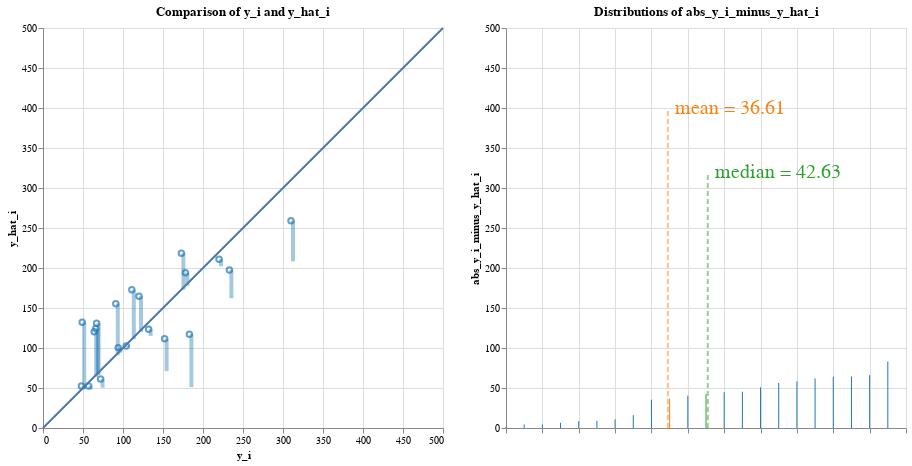

Source (notebook cell):
### Code cell
# mean absolute error
########### BEGIN COMPUTATION GRAPH ##########
## Everything below can be extracted from the abstract syntax tree

abs_y_i_minus_y_hat_i = np.abs(y_i_minus_y_hat_i)
mean_abs_error = np.mean(abs_y_i_minus_y_hat_i)
data_dict['abs_y_i_minus_y_hat_i'] = abs_y_i_minus_y_hat_i
data_dict['mean_abs_error'] = mean_abs_error

mean = ComputationNode('mean', None, 'mean', input_data=['abs_y_i_minus_y_hat_i'], output_data='mean_abs_error')
abs_y_i_minus_y_hat_i_node = ComputationNode('abs_y_i_minus_y_hat_i', mean, 'vector_abs', input_data=['y_i_minus_y_hat_i'], output_data='abs_y_i_minus_y_hat_i')
vector_difference_residuals = ComputationNode('vector_difference_residuals', abs_y_i_minus_y_hat_i_node, 'vector_diff', input_data=['y_i', 'y_hat_i'], output_data='y_i_minus_y_hat_i')
y_i_res_node = ComputationNode('literal_yi_res', vector_difference_residuals, 'vector', output_data='y_i')
y_hat_node = ComputationNode('literal_yhat', vector_difference_residuals, 'vector', output_data='y_hat_i')

parser = ComputationTreeParser(mean)
parser.parse_computation_tree()
vis_containers = parser.visualization_containers
########### END COMPUTATION GRAPH ##########
# print("vis_containers is ")
# [vc.pp() for vc in vis_containers]
r = AltairRenderer(vis_containers, data_dict, input_vars=input_vars)
charts = r.convert_to_charts()

charts.display()

### Figure 1 — Vega-Lite specification as saved in the notebook (floating-point values rounded to 4 significant figures)
{"config": {"view": {"continuousWidth": 400, "continuousHeight": 300}}, "hconcat": [{"layer": [{"data": {"name": "data-fb1be0ef7e836864f057dd2e03749664"}, "mark": "point", "encoding": {"color": {"condition": {"value": "yellow", "selection": "selector002"}, "field": "color", "legend": null, "scale": {"scheme": "category10"}, "type": "nominal"}, "tooltip": [{"field": "age", "type": "quantitative"}, {"field": "bmi", "type": "quantitative"}, {"field": "bp", "type": "quantitative"}, {"field": "glu", "type": "quantitative"}, {"field": "hdl", "type": "quantitative"}, {"field": "id", "type": "quantitative"}, {"field": "ldl", "type": "quantitative"}, {"field": "ltg", "type": "quantitative"}, {"field": "sex", "type": "quantitative"}, {"field": "tc", "type": "quantitative"}, {"field": "tch", "type": "quantitative"}, {"field": "y_hat_i", "type": "quantitative"}, {"field": "y_i", "type": "quantitative"}], "x": {"axis": {"title": "y_i"}, "field": "x", "scale": {"domain": [0, 500]}, "type": "quantitative"}, "y": {"axis": {"title": "y_hat_i"}, "field": "y", "scale": {"domain": [0, 500]}, "type": "quantitative"}}, "height": 400.0, "title": "Comparison of y_i and y_hat_i", "width": 400.0}, {"data": {"name": "data-8407600757fae5a084b9f30520f46689"}, "mark": {"type": "rect", "opacity": 0.4}, "encoding": {"color": {"condition": {"value": "yellow", "selection": "selector002"}, "field": "color-ratio", "legend": null, "scale": {"scheme": "category10"}, "type": "nominal"}, "x": {"field": "x-ratio", "scale": {"domain": [0, 500]}, "type": "quantitative"}, "x2": {"field": "x2-ratio"}, "y": {"field": "y-ratio", "scale": {"domain": [0, 500]}, "type": "quantitative"}, "y2": {"field": "y2-ratio"}}, "selection": {"selector002": {"type": "single", "fields": ["id"], "on": "mouseover", "empty": "none"}}}, {"data": {"name": "data-e18c70fdf05de719b9350ab397f3d2c9"}, "mark": "line", "encoding": {"x": {"field": "x", "type": "quantitative"}, "y": {"field": "y", "type": "quantitative"}}}]}, {"layer": [{"data": {"name": "data-586785e0033fed260429fcdea79091cf"}, "mark": "line", "encoding": {"color": {"condition": {"value": "yellow", "selection": "selector002"}, "field": "color", "legend": null, "scale": {"scheme": "category10"}, "type": "nominal"}, "tooltip": [{"field": "age", "type": "quantitative"}, {"field": "bmi", "type": "quantitative"}, {"field": "bp", "type": "quantitative"}, {"field": "glu", "type": "quantitative"}, {"field": "hdl", "type": "quantitative"}, {"field": "id", "type": "quantitative"}, {"field": "ldl", "type": "quantitative"}, {"field": "ltg", "type": "quantitative"}, {"field": "sex", "type": "quantitative"}, {"field": "tc", "type": "quantitative"}, {"field": "tch", "type": "quantitative"}, {"field": "y_hat_i", "type": "quantitative"}, {"field": "y_i", "type": "quantitative"}], "x": {"axis": {"labels": false, "title": ""}, "field": "x", "type": "quantitative"}, "x2": {"field": "x2"}, "y": {"axis": {"title": "abs_y_i_minus_y_hat_i"}, "field": "y", "scale": {"domain": [0, 500]}, "type": "quantitative"}, "y2": {"field": "y2"}}, "height": 400.0, "selection": {"selector002": {"type": "single", "fields": ["id"], "on": "mouseover", "empty": "none"}}, "title": "Distributions of abs_y_i_minus_y_hat_i", "width": 400.0}, {"data": {"name": "data-622f3a604a6d1d23f48521bc53864b8e"}, "mark": {"type": "line", "opacity": 0.5, "strokeDash": [5, 3], "strokeWidth": 2}, "encoding": {"color": {"field": "color", "legend": null, "scale": {"scheme": "category10"}, "type": "nominal"}, "x": {"field": "x", "type": "quantitative"}, "y": {"field": "y", "type": "quantitative"}}}, {"data": {"name": "data-622f3a604a6d1d23f48521bc53864b8e"}, "mark": {"type": "text", "align": "left", "baseline": "middle", "dx": 7, "fontSize": 20}, "encoding": {"color": {"field": "color", "legend": null, "scale": {"scheme": "category10"}, "type": "nominal"}, "text": {"value": "mean = 36.61"}, "x": {"field": "x", "type": "quantitative"}, "y": {"field": "y", "type": "quantitative"}}, "transform": [{"filter": "(datum.y > 0)"}]}, {"data": {"name": "data-6a6a0832a82554466b144c42cf0d0d4b"}, "mark": {"type": "line", "opacity": 0.5, "strokeDash": [5, 3], "strokeWidth": 2}, "encoding": {"color": {"field": "color", "legend": null, "scale": {"scheme": "category10"}, "type": "nominal"}, "x": {"field": "x", "type": "quantitative"}, "y": {"field": "y", "type": "quantitative"}}}, {"data": {"name": "data-6a6a0832a82554466b144c42cf0d0d4b"}, "mark": {"type": "text", "align": "left", "baseline": "middle", "dx": 7, "fontSize": 20}, "encoding": {"color": {"field": "color", "legend": null, "scale": {"scheme": "category10"}, "type": "nominal"}, "text": {"value": "median = 42.63"}, "x": {"field": "x", "type": "quantitative"}, "y": {"field": "y", "type": "quantitative"}}, "transform": [{"filter": "(datum.y > 0)"}]}]}], "$schema": "https://vega.github.io/schema/vega-lite/v4.17.0.json", "datasets": {"data-fb1be0ef7e836864f057dd2e03749664": [{"linediff": 35.38, "color": "abs_y_i_minus_y_hat_i", "x": 233.0, "y": 197.6, "abs_y_i_minus_y_hat_i": 35.38, "id": 0, "y_i": 233.0, "y_hat_i": 197.6, "age": -0.07817, "sex": 0.05068, "bmi": 0.07786, "bp": 0.05286, "tc": 0.07824, "ldl": 0.06445, "hdl": 0.02655, "tch": -0.002592, "ltg": 0.04067, "glu": -0.009362}, {"linediff": -64.44, "color": "abs_y_i_minus_y_hat_i", "x": 91.0, "y": 155.4, "abs_y_i_minus_y_hat_i": 64.44, "id": 1, "y_i": 91.0, "y_hat_i": 155.4, "age": 0.009016, "sex": 0.05068, "bmi": -0.03962, "bp": 0.02876, "tc": 0.03833, "ldl": 0.07353, "hdl": -0.07285, "tch": 0.1081, "ltg": 0.01557, "glu": -0.04664}, {"linediff": -61.89, "color": "abs_y_i_minus_y_hat_i", "x": 111.0, "y": 172.9, "abs_y_i_minus_y_hat_i": 61.89, "id": 2, "y_i": 111.0, "y_hat_i": 172.9, "age": 0.001751, "sex": 0.05068, "bmi": 0.01104, "bp": -0.01944, "tc": -0.0167, "ldl": -0.003819, "hdl": -0.04708, "tch": 0.03431, "ltg": 0.02406, "glu": 0.02377}, {"linediff": 40.47, "color": "abs_y_i_minus_y_hat_i", "x": 152.0, "y": 111.5, "abs_y_i_minus_y_hat_i": 40.47, "id": 3, "y_i": 152.0, "y_hat_i": 111.5, "age": -0.07817, "sex": -0.04464, "bmi": -0.0407, "bp": -0.08141, "tc": -0.1006, "ldl": -0.1128, "hdl": 0.02287, "tch": -0.07639, "ltg": -0.02029, "glu": -0.05078}, {"linediff": -44.79, "color": "abs_y_i_minus_y_hat_i", "x": 120.0, "y": 164.8, "abs_y_i_minus_y_hat_i": 44.79, "id": 4, "y_i": 120.0, "y_hat_i": 164.8, "age": 0.03081, "sex": 0.05068, "bmi": -0.03423, "bp": 0.04367, "tc": 0.0576, "ldl": 0.06883, "hdl": -0.03236, "tch": 0.05756, "ltg": 0.03546, "glu": 0.08591}, {"linediff": -64.07, "color": "abs_y_i_minus_y_hat_i", "x": 67.0, "y": 131.1, "abs_y_i_minus_y_hat_i": 64.07, "id": 5, "y_i": 67.0, "y_hat_i": 131.1, "age": -0.03457, "sex": 0.05068, "bmi": 0.00565, "bp": -0.00567, "tc": -0.07312, "ldl": -0.06269, "hdl": -0.006584, "tch": -0.03949, "ltg": -0.04542, "glu": 0.03206}, {"linediff": 50.88, "color": "abs_y_i_minus_y_hat_i", "x": 310.0, "y": 259.1, "abs_y_i_minus_y_hat_i": 50.88, "id": 6, "y_i": 310.0, "y_hat_i": 259.1, "age": 0.04897, "sex": 0.05068, "bmi": 0.08864, "bp": 0.08729, "tc": 0.03558, "ldl": 0.02155, "hdl": -0.02499, "tch": 0.03431, "ltg": 0.06605, "glu": 0.1315}, {"linediff": -6.479, "color": "abs_y_i_minus_y_hat_i", "x": 94.0, "y": 100.5, "abs_y_i_minus_y_hat_i": 6.479, "id": 7, "y_i": 94.0, "y_hat_i": 100.5, "age": -0.04184, "sex": -0.04464, "bmi": -0.03315, "bp": -0.02288, "tc": 0.04659, "ldl": 0.04159, "hdl": 0.056, "tch": -0.02473, "ltg": -0.02595, "glu": -0.03836}, {"linediff": 65.94, "color": "abs_y_i_minus_y_hat_i", "x": 183.0, "y": 117.1, "abs_y_i_minus_y_hat_i": 65.94, "id": 8, "y_i": 183.0, "y_hat_i": 117.1, "age": -0.009147, "sex": -0.04464, "bmi": -0.05686, "bp": -0.05043, "tc": 0.02182, "ldl": 0.04535, "hdl": -0.02867, "tch": 0.03431, "ltg": -0.009919, "glu": -0.01765}, {"linediff": -58.3, "color": "abs_y_i_minus_y_hat_i", "x": 66.0, "y": 124.3, "abs_y_i_minus_y_hat_i": 58.3, "id": 9, "y_i": 66.0, "y_hat_i": 124.3, "age": 0.07077, "sex": 0.05068, "bmi": -0.031, "bp": 0.02187, "tc": -0.03734, "ldl": -0.04703, "hdl": 0.03391, "tch": -0.03949, "ltg": -0.01496, "glu": -0.001078}, {"linediff": -45.37, "color": "abs_y_i_minus_y_hat_i", "x": 173.0, "y": 218.4, "abs_y_i_minus_y_hat_i": 45.37, "id": 10, "y_i": 173.0, "y_hat_i": 218.4, "age": 0.009016, "sex": -0.04464, "bmi": 0.05523, "bp": -0.00567, "tc": 0.0576, "ldl": 0.04472, "hdl": -0.002903, "tch": 0.02324, "ltg": 0.05569, "glu": 0.1066}, {"linediff": 10.8, "color": "abs_y_i_minus_y_hat_i", "x": 72.0, "y": 61.2, "abs_y_i_minus_y_hat_i": 10.8, "id": 11, "y_i": 72.0, "y_hat_i": 61.2, "age": -0.02731, "sex": -0.04464, "bmi": -0.0601, "bp": -0.02977, "tc": 0.04659, "ldl": 0.01998, "hdl": 0.1223, "tch": -0.03949, "ltg": -0.0514, "glu": -0.009362}, {"linediff": -83.25, "color": "abs_y_i_minus_y_hat_i", "x": 49.0, "y": 132.2, "abs_y_i_minus_y_hat_i": 83.25, "id": 12, "y_i": 49.0, "y_hat_i": 132.2, "age": 0.01628, "sex": -0.04464, "bmi": 0.001339, "bp": 0.008101, "tc": 0.005311, "ldl": 0.0109, "hdl": 0.03023, "tch": -0.03949, "ltg": -0.04542, "glu": 0.03206}, {"linediff": -56.33, "color": "abs_y_i_minus_y_hat_i", "x": 64.0, "y": 120.3, "abs_y_i_minus_y_hat_i": 56.33, "id": 13, "y_i": 64.0, "y_hat_i": 120.3, "age": -0.01278, "sex": -0.04464, "bmi": -0.02345, "bp": -0.0401, "tc": -0.0167, "ldl": 0.004636, "hdl": -0.01763, "tch": -0.002592, "ltg": -0.03846, "glu": -0.03836}, {"linediff": -4.545, "color": "abs_y_i_minus_y_hat_i", "x": 48.0, "y": 52.55, "abs_y_i_minus_y_hat_i": 4.545, "id": 14, "y_i": 48.0, "y_hat_i": 52.55, "age": -0.05637, "sex": -0.04464, "bmi": -0.07411, "bp": -0.05043, "tc": -0.02496, "ldl": -0.04703, "hdl": 0.09282, "tch": -0.07639, "ltg": -0.06118, "glu": -0.04664}, {"linediff": -16.04, "color": "abs_y_i_minus_y_hat_i", "x": 178.0, "y": 194.0, "abs_y_i_minus_y_hat_i": 16.04, "id": 15, "y_i": 178.0, "y_hat_i": 194.0, "age": 0.04171, "sex": 0.05068, "bmi": 0.01966, "bp": 0.05974, "tc": -0.005697, "ldl": -0.002566, "hdl": -0.02867, "tch": -0.002592, "ltg": 0.03119, "glu": 0.007207}, {"linediff": 1.424, "color": "abs_y_i_minus_y_hat_i", "x": 104.0, "y": 102.6, "abs_y_i_minus_y_hat_i": 1.424, "id": 16, "y_i": 104.0, "y_hat_i": 102.6, "age": -0.005515, "sex": 0.05068, "bmi": -0.01591, "bp": -0.06764, "tc": 0.04934, "ldl": 0.07917, "hdl": -0.02867, "tch": 0.03431, "ltg": -0.01811, "glu": 0.04449}, {"linediff": 8.432, "color": "abs_y_i_minus_y_hat_i", "x": 132.0, "y": 123.6, "abs_y_i_minus_y_hat_i": 8.432, "id": 17, "y_i": 132.0, "y_hat_i": 123.6, "age": 0.04171, "sex": 0.05068, "bmi": -0.01591, "bp": 0.01729, "tc": -0.03734, "ldl": -0.01384, "hdl": -0.02499, "tch": -0.01108, "ltg": -0.04688, "glu": 0.01549}, {"linediff": 8.965, "color": "abs_y_i_minus_y_hat_i", "x": 220.0, "y": 211.0, "abs_y_i_minus_y_hat_i": 8.965, "id": 18, "y_i": 220.0, "y_hat_i": 211.0, "age": -0.04547, "sex": -0.04464, "bmi": 0.03906, "bp": 0.001215, "tc": 0.01632, "ldl": 0.01528, "hdl": -0.02867, "tch": 0.02656, "ltg": 0.04453, "glu": -0.02593}, {"linediff": 4.398, "color": "abs_y_i_minus_y_hat_i", "x": 57.0, "y": 52.6, "abs_y_i_minus_y_hat_i": 4.398, "id": 19, "y_i": 57.0, "y_hat_i": 52.6, "age": -0.04547, "sex": -0.04464, "bmi": -0.07303, "bp": -0.08141, "tc": 0.08374, "ldl": 0.02781, "hdl": 0.1738, "tch": -0.03949, "ltg": -0.004222, "glu": 0.003064}], "data-8407600757fae5a084b9f30520f46689": [{"x-ratio": 233.0, "y-ratio": 197.6, "x2-ratio": 238.0, "y2-ratio": 162.2, "color-ratio": "abs_y_i_minus_y_hat_i", "id": 0}, {"x-ratio": 91.0, "y-ratio": 155.4, "x2-ratio": 96.0, "y2-ratio": 91.0, "color-ratio": "abs_y_i_minus_y_hat_i", "id": 1}, {"x-ratio": 111.0, "y-ratio": 172.9, "x2-ratio": 116.0, "y2-ratio": 111.0, "color-ratio": "abs_y_i_minus_y_hat_i", "id": 2}, {"x-ratio": 152.0, "y-ratio": 111.5, "x2-ratio": 157.0, "y2-ratio": 71.07, "color-ratio": "abs_y_i_minus_y_hat_i", "id": 3}, {"x-ratio": 120.0, "y-ratio": 164.8, "x2-ratio": 125.0, "y2-ratio": 120.0, "color-ratio": "abs_y_i_minus_y_hat_i", "id": 4}, {"x-ratio": 67.0, "y-ratio": 131.1, "x2-ratio": 72.0, "y2-ratio": 67.0, "color-ratio": "abs_y_i_minus_y_hat_i", "id": 5}, {"x-ratio": 310.0, "y-ratio": 259.1, "x2-ratio": 315.0, "y2-ratio": 208.2, "color-ratio": "abs_y_i_minus_y_hat_i", "id": 6}, {"x-ratio": 94.0, "y-ratio": 100.5, "x2-ratio": 99.0, "y2-ratio": 94.0, "color-ratio": "abs_y_i_minus_y_hat_i", "id": 7}, {"x-ratio": 183.0, "y-ratio": 117.1, "x2-ratio": 188.0, "y2-ratio": 51.12, "color-ratio": "abs_y_i_minus_y_hat_i", "id": 8}, {"x-ratio": 66.0, "y-ratio": 124.3, "x2-ratio": 71.0, "y2-ratio": 66.0, "color-ratio": "abs_y_i_minus_y_hat_i", "id": 9}, {"x-ratio": 173.0, "y-ratio": 218.4, "x2-ratio": 178.0, "y2-ratio": 173.0, "color-ratio": "abs_y_i_minus_y_hat_i", "id": 10}, {"x-ratio": 72.0, "y-ratio": 61.2, "x2-ratio": 77.0, "y2-ratio": 50.39, "color-ratio": "abs_y_i_minus_y_hat_i", "id": 11}, {"x-ratio": 49.0, "y-ratio": 132.2, "x2-ratio": 54.0, "y2-ratio": 49.0, "color-ratio": "abs_y_i_minus_y_hat_i", "id": 12}, {"x-ratio": 64.0, "y-ratio": 120.3, "x2-ratio": 69.0, "y2-ratio": 64.0, "color-ratio": "abs_y_i_minus_y_hat_i", "id": 13}, {"x-ratio": 48.0, "y-ratio": 52.55, "x2-ratio": 53.0, "y2-ratio": 48.0, "color-ratio": "abs_y_i_minus_y_hat_i", "id": 14}, {"x-ratio": 178.0, "y-ratio": 194.0, "x2-ratio": 183.0, "y2-ratio": 178.0, "color-ratio": "abs_y_i_minus_y_hat_i", "id": 15}, {"x-ratio": 104.0, "y-ratio": 102.6, "x2-ratio": 109.0, "y2-ratio": 101.2, "color-ratio": "abs_y_i_minus_y_hat_i", "id": 16}, {"x-ratio": 132.0, "y-ratio": 123.6, "x2-ratio": 137.0, "y2-ratio": 115.1, "color-ratio": "abs_y_i_minus_y_hat_i", "id": 17}, {"x-ratio": 220.0, "y-ratio": 211.0, "x2-ratio": 225.0, "y2-ratio": 202.1, "color-ratio": "abs_y_i_minus_y_hat_i", "id": 18}, {"x-ratio": 57.0, "y-ratio": 52.6, "x2-ratio": 62.0, "y2-ratio": 48.2, "color-ratio": "abs_y_i_minus_y_hat_i", "id": 19}], "data-e18c70fdf05de719b9350ab397f3d2c9": [{"x": 0, "y": 0}, {"x": 500, "y": 500}], "data-586785e0033fed260429fcdea79091cf": [{"val": 1.424, "is_mean": false, "is_median": false, "y_i": 104.0, "y_hat_i": 102.6, "age": -0.005515, "sex": 0.05068, "bmi": -0.01591, "bp": -0.06764, "tc": 0.04934, "ldl": 0.07917, "hdl": -0.02867, "tch": 0.03431, "ltg": -0.01811, "glu": 0.04449, "abs_y_i_minus_y_hat_i": 1.424, "id": 16, "x": 0, "color": "abs_y_i_minus_y_hat_i", "y": 0, "x2": 0, "y2": 1.424}, {"val": 4.398, "is_mean": false, "is_median": false, "y_i": 57.0, "y_hat_i": 52.6, "age": -0.04547, "sex": -0.04464, "bmi": -0.07303, "bp": -0.08141, "tc": 0.08374, "ldl": 0.02781, "hdl": 0.1738, "tch": -0.03949, "ltg": -0.004222, "glu": 0.003064, "abs_y_i_minus_y_hat_i": 4.398, "id": 19, "x": 1, "color": "abs_y_i_minus_y_hat_i", "y": 0, "x2": 1, "y2": 4.398}, {"val": 4.545, "is_mean": false, "is_median": false, "y_i": 48.0, "y_hat_i": 52.55, "age": -0.05637, "sex": -0.04464, "bmi": -0.07411, "bp": -0.05043, "tc": -0.02496, "ldl": -0.04703, "hdl": 0.09282, "tch": -0.07639, "ltg": -0.06118, "glu": -0.04664, "abs_y_i_minus_y_hat_i": 4.545, "id": 14, "x": 2, "color": "abs_y_i_minus_y_hat_i", "y": 0, "x2": 2, "y2": 4.545}, {"val": 6.479, "is_mean": false, "is_median": false, "y_i": 94.0, "y_hat_i": 100.5, "age": -0.04184, "sex": -0.04464, "bmi": -0.03315, "bp": -0.02288, "tc": 0.04659, "ldl": 0.04159, "hdl": 0.056, "tch": -0.02473, "ltg": -0.02595, "glu": -0.03836, "abs_y_i_minus_y_hat_i": 6.479, "id": 7, "x": 3, "color": "abs_y_i_minus_y_hat_i", "y": 0, "x2": 3, "y2": 6.479}, {"val": 8.432, "is_mean": false, "is_median": false, "y_i": 132.0, "y_hat_i": 123.6, "age": 0.04171, "sex": 0.05068, "bmi": -0.01591, "bp": 0.01729, "tc": -0.03734, "ldl": -0.01384, "hdl": -0.02499, "tch": -0.01108, "ltg": -0.04688, "glu": 0.01549, "abs_y_i_minus_y_hat_i": 8.432, "id": 17, "x": 4, "color": "abs_y_i_minus_y_hat_i", "y": 0, "x2": 4, "y2": 8.432}, {"val": 8.965, "is_mean": false, "is_median": false, "y_i": 220.0, "y_hat_i": 211.0, "age": -0.04547, "sex": -0.04464, "bmi": 0.03906, "bp": 0.001215, "tc": 0.01632, "ldl": 0.01528, "hdl": -0.02867, "tch": 0.02656, "ltg": 0.04453, "glu": -0.02593, "abs_y_i_minus_y_hat_i": 8.965, "id": 18, "x": 5, "color": "abs_y_i_minus_y_hat_i", "y": 0, "x2": 5, "y2": 8.965}, {"val": 10.8, "is_mean": false, "is_median": false, "y_i": 72.0, "y_hat_i": 61.2, "age": -0.02731, "sex": -0.04464, "bmi": -0.0601, "bp": -0.02977, "tc": 0.04659, "ldl": 0.01998, "hdl": 0.1223, "tch": -0.03949, "ltg": -0.0514, "glu": -0.009362, "abs_y_i_minus_y_hat_i": 10.8, "id": 11, "x": 6, "color": "abs_y_i_minus_y_hat_i", "y": 0, "x2": 6, "y2": 10.8}, {"val": 16.04, "is_mean": false, "is_median": false, "y_i": 178.0, "y_hat_i": 194.0, "age": 0.04171, "sex": 0.05068, "bmi": 0.01966, "bp": 0.05974, "tc": -0.005697, "ldl": -0.002566, "hdl": -0.02867, "tch": -0.002592, "ltg": 0.03119, "glu": 0.007207, "abs_y_i_minus_y_hat_i": 16.04, "id": 15, "x": 7, "color": "abs_y_i_minus_y_hat_i", "y": 0, "x2": 7, "y2": 16.04}, {"val": 35.38, "is_mean": false, "is_median": false, "y_i": 233.0, "y_hat_i": 197.6, "age": -0.07817, "sex": 0.05068, "bmi": 0.07786, "bp": 0.05286, "tc": 0.07824, "ldl": 0.06445, "hdl": 0.02655, "tch": -0.002592, "ltg": 0.04067, "glu": -0.009362, "abs_y_i_minus_y_hat_i": 35.38, "id": 0, "x": 8, "color": "abs_y_i_minus_y_hat_i", "y": 0, "x2": 8, "y2": 35.38}, {"val": 36.61, "is_mean": true, "is_median": false, "y_i": -1.0, "y_hat_i": -1.0, "age": -1.0, "sex": -1.0, "bmi": -1.0, "bp": -1.0, "tc": -1.0, "ldl": -1.0, "hdl": -1.0, "tch": -1.0, "ltg": -1.0, "glu": -1.0, "abs_y_i_minus_y_hat_i": -1.0, "id": 20, "x": 9, "color": "mean", "y": 0, "x2": 9, "y2": 36.61}, {"val": 40.47, "is_mean": false, "is_median": false, "y_i": 152.0, "y_hat_i": 111.5, "age": -0.07817, "sex": -0.04464, "bmi": -0.0407, "bp": -0.08141, "tc": -0.1006, "ldl": -0.1128, "hdl": 0.02287, "tch": -0.07639, "ltg": -0.02029, "glu": -0.05078, "abs_y_i_minus_y_hat_i": 40.47, "id": 3, "x": 10, "color": "abs_y_i_minus_y_hat_i", "y": 0, "x2": 10, "y2": 40.47}, {"val": 42.63, "is_mean": false, "is_median": true, "y_i": -2.0, "y_hat_i": -2.0, "age": -2.0, "sex": -2.0, "bmi": -2.0, "bp": -2.0, "tc": -2.0, "ldl": -2.0, "hdl": -2.0, "tch": -2.0, "ltg": -2.0, "glu": -2.0, "abs_y_i_minus_y_hat_i": -2.0, "id": 21, "x": 11, "color": "median", "y": 0, "x2": 11, "y2": 42.63}, {"val": 44.79, "is_mean": false, "is_median": false, "y_i": 120.0, "y_hat_i": 164.8, "age": 0.03081, "sex": 0.05068, "bmi": -0.03423, "bp": 0.04367, "tc": 0.0576, "ldl": 0.06883, "hdl": -0.03236, "tch": 0.05756, "ltg": 0.03546, "glu": 0.08591, "abs_y_i_minus_y_hat_i": 44.79, "id": 4, "x": 12, "color": "abs_y_i_minus_y_hat_i", "y": 0, "x2": 12, "y2": 44.79}, {"val": 45.37, "is_mean": false, "is_median": false, "y_i": 173.0, "y_hat_i": 218.4, "age": 0.009016, "sex": -0.04464, "bmi": 0.05523, "bp": -0.00567, "tc": 0.0576, "ldl": 0.04472, "hdl": -0.002903, "tch": 0.02324, "ltg": 0.05569, "glu": 0.1066, "abs_y_i_minus_y_hat_i": 45.37, "id": 10, "x": 13, "color": "abs_y_i_minus_y_hat_i", "y": 0, "x2": 13, "y2": 45.37}, {"val": 50.88, "is_mean": false, "is_median": false, "y_i": 310.0, "y_hat_i": 259.1, "age": 0.04897, "sex": 0.05068, "bmi": 0.08864, "bp": 0.08729, "tc": 0.03558, "ldl": 0.02155, "hdl": -0.02499, "tch": 0.03431, "ltg": 0.06605, "glu": 0.1315, "abs_y_i_minus_y_hat_i": 50.88, "id": 6, "x": 14, "color": "abs_y_i_minus_y_hat_i", "y": 0, "x2": 14, "y2": 50.88}, {"val": 56.33, "is_mean": false, "is_median": false, "y_i": 64.0, "y_hat_i": 120.3, "age": -0.01278, "sex": -0.04464, "bmi": -0.02345, "bp": -0.0401, "tc": -0.0167, "ldl": 0.004636, "hdl": -0.01763, "tch": -0.002592, "ltg": -0.03846, "glu": -0.03836, "abs_y_i_minus_y_hat_i": 56.33, "id": 13, "x": 15, "color": "abs_y_i_minus_y_hat_i", "y": 0, "x2": 15, "y2": 56.33}, {"val": 58.3, "is_mean": false, "is_median": false, "y_i": 66.0, "y_hat_i": 124.3, "age": 0.07077, "sex": 0.05068, "bmi": -0.031, "bp": 0.02187, "tc": -0.03734, "ldl": -0.04703, "hdl": 0.03391, "tch": -0.03949, "ltg": -0.01496, "glu": -0.001078, "abs_y_i_minus_y_hat_i": 58.3, "id": 9, "x": 16, "color": "abs_y_i_minus_y_hat_i", "y": 0, "x2": 16, "y2": 58.3}, {"val": 61.89, "is_mean": false, "is_median": false, "y_i": 111.0, "y_hat_i": 172.9, "age": 0.001751, "sex": 0.05068, "bmi": 0.01104, "bp": -0.01944, "tc": -0.0167, "ldl": -0.003819, "hdl": -0.04708, "tch": 0.03431, "ltg": 0.02406, "glu": 0.02377, "abs_y_i_minus_y_hat_i": 61.89, "id": 2, "x": 17, "color": "abs_y_i_minus_y_hat_i", "y": 0, "x2": 17, "y2": 61.89}, {"val": 64.07, "is_mean": false, "is_median": false, "y_i": 67.0, "y_hat_i": 131.1, "age": -0.03457, "sex": 0.05068, "bmi": 0.00565, "bp": -0.00567, "tc": -0.07312, "ldl": -0.06269, "hdl": -0.006584, "tch": -0.03949, "ltg": -0.04542, "glu": 0.03206, "abs_y_i_minus_y_hat_i": 64.07, "id": 5, "x": 18, "color": "abs_y_i_minus_y_hat_i", "y": 0, "x2": 18, "y2": 64.07}, {"val": 64.44, "is_mean": false, "is_median": false, "y_i": 91.0, "y_hat_i": 155.4, "age": 0.009016, "sex": 0.05068, "bmi": -0.03962, "bp": 0.02876, "tc": 0.03833, "ldl": 0.07353, "hdl": -0.07285, "tch": 0.1081, "ltg": 0.01557, "glu": -0.04664, "abs_y_i_minus_y_hat_i": 64.44, "id": 1, "x": 19, "color": "abs_y_i_minus_y_hat_i", "y": 0, "x2": 19, "y2": 64.44}, {"val": 65.94, "is_mean": false, "is_median": false, "y_i": 183.0, "y_hat_i": 117.1, "age": -0.009147, "sex": -0.04464, "bmi": -0.05686, "bp": -0.05043, "tc": 0.02182, "ldl": 0.04535, "hdl": -0.02867, "tch": 0.03431, "ltg": -0.009919, "glu": -0.01765, "abs_y_i_minus_y_hat_i": 65.94, "id": 8, "x": 20, "color": "abs_y_i_minus_y_hat_i", "y": 0, "x2": 20, "y2": 65.94}, {"val": 83.25, "is_mean": false, "is_median": false, "y_i": 49.0, "y_hat_i": 132.2, "age": 0.01628, "sex": -0.04464, "bmi": 0.001339, "bp": 0.008101, "tc": 0.005311, "ldl": 0.0109, "hdl": 0.03023, "tch": -0.03949, "ltg": -0.04542, "glu": 0.03206, "abs_y_i_minus_y_hat_i": 83.25, "id": 12, "x": 21, "color": "abs_y_i_minus_y_hat_i", "y": 0, "x2": 21, "y2": 83.25}], "data-622f3a604a6d1d23f48521bc53864b8e": [{"x": 8.9, "y": 0.0, "color": "mean"}, {"x": 8.9, "y": 400.0, "color": "mean"}], "data-6a6a0832a82554466b144c42cf0d0d4b": [{"x": 11.1, "y": 0.0, "color": "median"}, {"x": 11.1, "y": 320.0, "color": "median"}]}}
